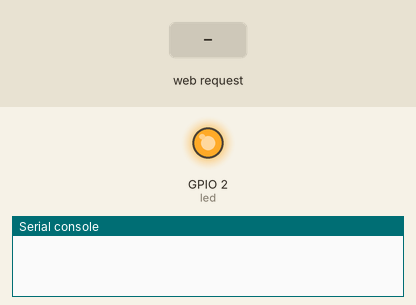
Simulated run of this program. Board: ESP8266 board running MicroPython. On the bench: output pins drawn as LEDs (lit = HIGH, except the on-board LED, lit = LOW), the last lines printed to the serial console. Inputs (shaded band) come from the test bench.

Above: at 1.2 s.
1.3 s: HTTP request GET /?led=off received
At 2.1 s:
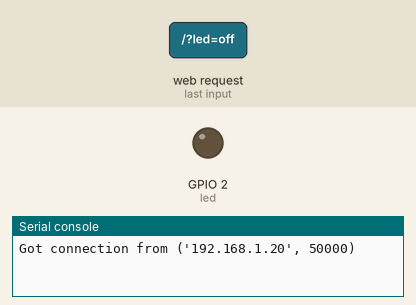
2.8 s: HTTP request GET /?led=on received
At 3.3 s:
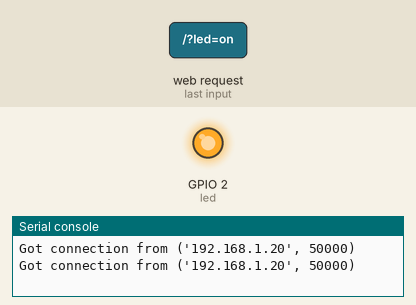
Timing chart, 0 to 5.8 s (numbered marks = the images above; inputs shaded):
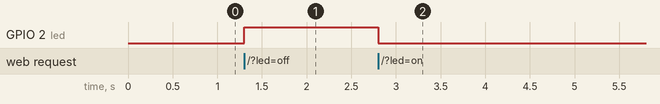

Measured:
- after the input at 1.3 s, GPIO 2 (led): LOW → HIGH at once
- after the input at 2.8 s, GPIO 2 (led): HIGH → LOW at once

The program:

HandleLEDviaWifi.py
```python
import socket
from machine import Pin

led = Pin(2, Pin.OUT)

def web_page():
    html = f"""<!DOCTYPE html>
    <html>
    <body>
    <h1>ESP8266 Web Server</h1>
    <p>LED is {'ON' if led.value() == 1 else 'OFF'}</p>
    <a href="/?led=on"><button>Turn On</button></a>
    <a href="/?led=off"><button>Turn Off</button></a>
    </body>
    </html>"""
    return html

s = socket.socket(socket.AF_INET, socket.SOCK_STREAM)
s.bind(('', 80))
s.listen(5)

while True:
    conn, addr = s.accept()
    print(f'Got connection from {addr}')
    request = conn.recv(1024).decode()
    if '/?led=on' in request:
        led.value(0)
    elif '/?led=off' in request:
        led.value(1)
    response = web_page()
    conn.send('HTTP/1.1 200 OK\nContent-Type: text/html\n\n')
    conn.send(response)
    conn.close()
```
